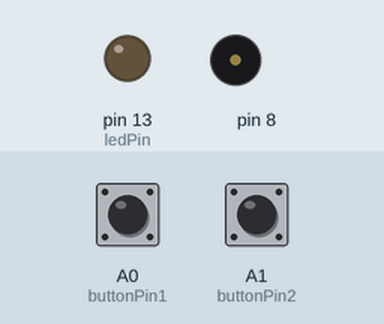
Recording of a sketch running on a simulated Arduino Uno, built with avr-gcc and run on an emulated ATmega328P. Shown: output pins drawn as LEDs (lit = HIGH), buzzer (waves = sounding). The test bench sets the inputs (shaded band); at power-on: A0 (buttonPin1) HIGH, A1 (buttonPin2) LOW.

Above: at 0.91 s.
At 1.99 s:
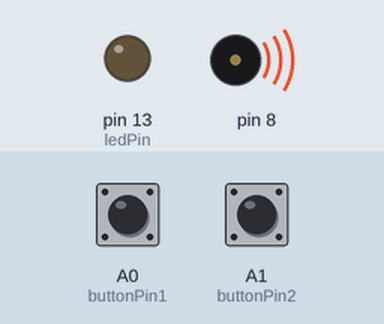
At 7.29 s:
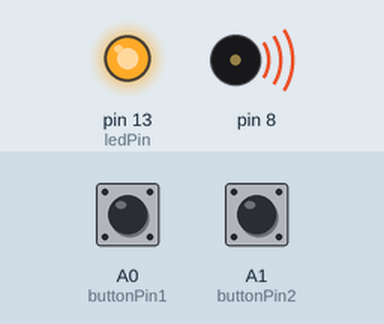
Timing chart, 0 to 7.6 s (numbered marks = the images above):
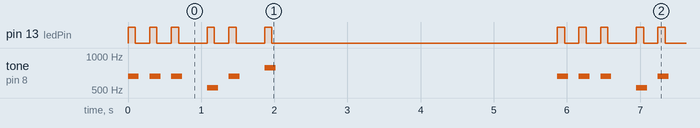

Measured:
- by itself, pin 13 (ledPin): repeats every 5.9 s: 2 × (LOW 0.20 s, HIGH 0.10 s), LOW 0.39 s, HIGH 0.10 s, LOW 0.20 s, HIGH 0.10 s, LOW 0.39 s, HIGH 0.10 s, LOW 3.9 s, HIGH 0.10 s
- by itself, tone on pin 8: repeats every 5.9 s: silent 0.15 s, 659 Hz 0.15 s, silent 0.14 s, 659 Hz 0.15 s, silent 0.34 s, 523 Hz 0.15 s, silent 0.15 s, 659 Hz 0.15 s, silent 0.34 s, 784 Hz 0.15 s, silent 3.8 s, 659 Hz 0.15 s

The sketch:

week17.ino
```cpp
#include "pitches.h"

int melody2[] = {
 NOTE_C4, NOTE_B3,NOTE_C4,NOTE_E3,NOTE_G3,NOTE_B3,NOTE_C4
};
int melody1[] = {
  NOTE_E5,NOTE_E5,NOTE_E5,NOTE_C5,NOTE_E5,  NOTE_G5
};

int noteDurations=150;

int buttonPin1=A0;
int buttonPin2=A1;
int ledPin=13;
int buttonState1=0;
int buttonState2=0;
long currenttime,previoustime;
bool check;

void setup() {
pinMode(buttonPin1,INPUT);
pinMode(buttonPin2,INPUT);
pinMode(ledPin,OUTPUT);
digitalWrite(buttonPin1,HIGH);
digitalWrite(buttonPin2,LOW);
}

void loop() {
  buttonState1=digitalRead(buttonPin1);
  buttonState2=digitalRead(buttonPin2);
  if(buttonState1==HIGH){
    for (int thisNote = 0; thisNote < 6; thisNote++) {
        if(buttonState2==HIGH){
          noTone(8);
          buttonState1=LOW;
          break;}
        tone(8, melody1[thisNote], noteDurations);
        previoustime=millis();
        digitalWrite(ledPin,HIGH);
        check=false;
        while(!check){
          currenttime=millis();
          if(currenttime-previoustime>100){
            check=true;
            digitalWrite(ledPin,LOW);
          }
        }
        int pauseBetweenNotes = noteDurations * 1.30;
        if (thisNote==2||thisNote==4){
          delay(pauseBetweenNotes);
           delay(pauseBetweenNotes);
        }
        else if(thisNote==5){
           delay(pauseBetweenNotes*20);
        }
        else delay(pauseBetweenNotes);
        // stop the tone playing:
        noTone(8);
      }
 }
 if(buttonState2==HIGH){
      for (int thisNote = 0; thisNote < 6; thisNote++) {
        if(buttonState1==HIGH){
          noTone(8);
          buttonState2=LOW;
          break;
          }
        tone(8, melody2[thisNote], noteDurations);
        previoustime=millis();
        digitalWrite(ledPin,HIGH);
        check=false;
        while(!check){
          currenttime=millis();
          if(currenttime-previoustime>50){
            check=true;
            digitalWrite(ledPin,LOW);
          }
        }
        int pauseBetweenNotes = noteDurations * 1.30;
        if (thisNote==2||thisNote==4){
           delay(pauseBetweenNotes);
           delay(pauseBetweenNotes);
        }
        else if(thisNote==5){
           delay(pauseBetweenNotes*20);
        }
        else delay(pauseBetweenNotes);
        // stop the tone playing:
        noTone(8);
      }
    }
}
```

pitches.h
```cpp
/*************************************************
 * Public Constants
 *************************************************/

#define NOTE_B0  31
#define NOTE_C1  33
#define NOTE_CS1 35
#define NOTE_D1  37
#define NOTE_DS1 39
#define NOTE_E1  41
#define NOTE_F1  44
#define NOTE_FS1 46
#define NOTE_G1  49
#define NOTE_GS1 52
#define NOTE_A1  55
#define NOTE_AS1 58
#define NOTE_B1  62
#define NOTE_C2  65
#define NOTE_CS2 69
#define NOTE_D2  73
#define NOTE_DS2 78
#define NOTE_E2  82
#define NOTE_F2  87
#define NOTE_FS2 93
#define NOTE_G2  98
#define NOTE_GS2 104
#define NOTE_A2  110
#define NOTE_AS2 117
#define NOTE_B2  123
#define NOTE_C3  131
#define NOTE_CS3 139
#define NOTE_D3  147
#define NOTE_DS3 156
#define NOTE_E3  165
#define NOTE_F3  175
#define NOTE_FS3 185
#define NOTE_G3  196
#define NOTE_GS3 208
#define NOTE_A3  220
#define NOTE_AS3 233
#define NOTE_B3  247
#define NOTE_C4  262
#define NOTE_CS4 277
#define NOTE_D4  294
#define NOTE_DS4 311
#define NOTE_E4  330
#define NOTE_F4  349
#define NOTE_FS4 370
#define NOTE_G4  392
#define NOTE_GS4 415
#define NOTE_A4  440
#define NOTE_AS4 466
#define NOTE_B4  494
#define NOTE_C5  523
#define NOTE_CS5 554
#define NOTE_D5  587
#define NOTE_DS5 622
#define NOTE_E5  659
#define NOTE_F5  698
#define NOTE_FS5 740
#define NOTE_G5  784
#define NOTE_GS5 831
#define NOTE_A5  880
#define NOTE_AS5 932
#define NOTE_B5  988
#define NOTE_C6  1047
#define NOTE_CS6 1109
#define NOTE_D6  1175
#define NOTE_DS6 1245
#define NOTE_E6  1319
#define NOTE_F6  1397
#define NOTE_FS6 1480
#define NOTE_G6  1568
#define NOTE_GS6 1661
#define NOTE_A6  1760
#define NOTE_AS6 1865
#define NOTE_B6  1976
#define NOTE_C7  2093
#define NOTE_CS7 2217
#define NOTE_D7  2349
#define NOTE_DS7 2489
#define NOTE_E7  2637
#define NOTE_F7  2794
#define NOTE_FS7 2960
#define NOTE_G7  3136
#define NOTE_GS7 3322
#define NOTE_A7  3520
#define NOTE_AS7 3729
#define NOTE_B7  3951
#define NOTE_C8  4186
#define NOTE_CS8 4435
#define NOTE_D8  4699
#define NOTE_DS8 4978
```
